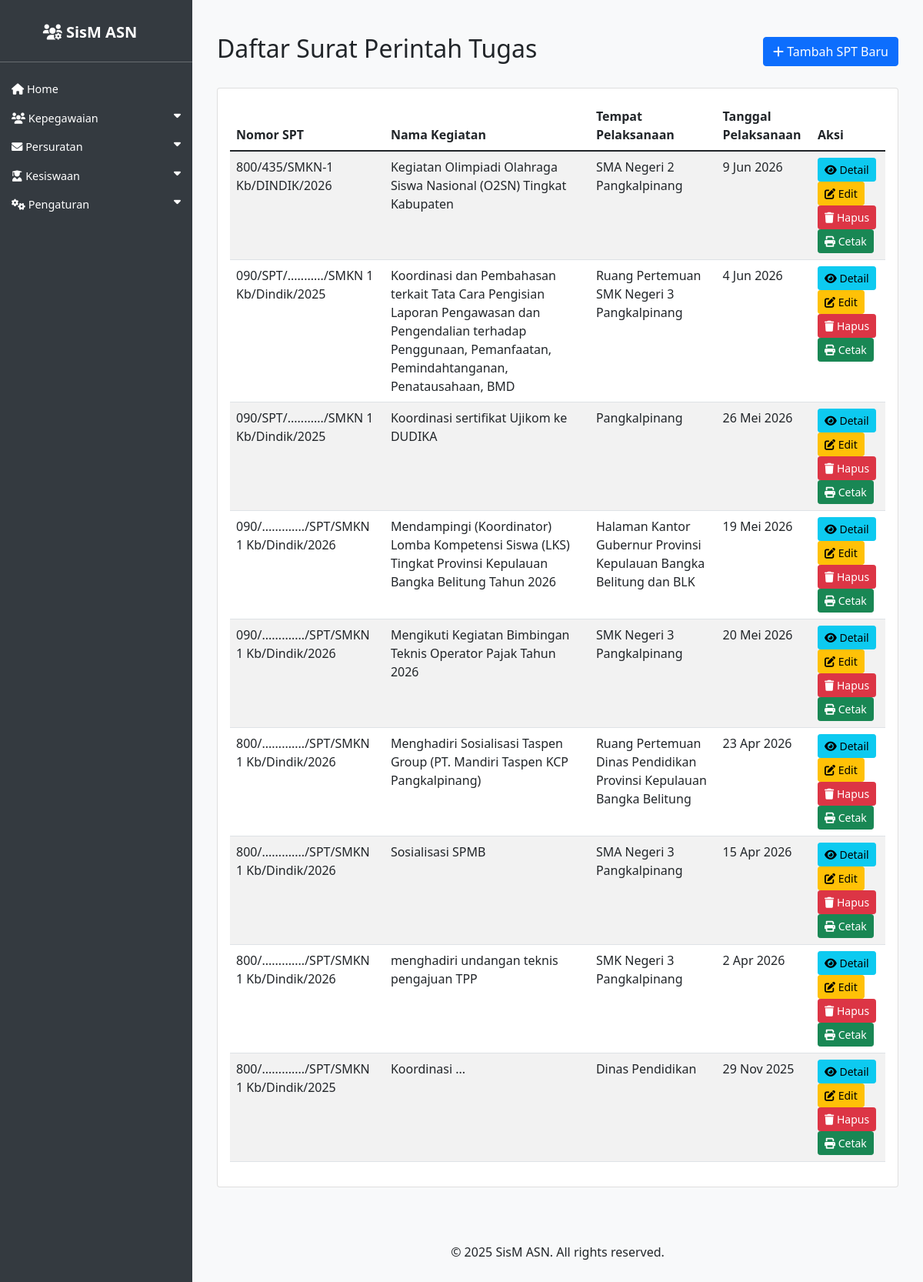
The app's page /asn/spt/ with its own data.
### asn_app/models.py (models this page shows, shortened)
class SuratPerintahTugas(models.Model):
    peserta = models.ManyToManyField(ASN, related_name='spt_peserta', verbose_name='Peserta')
    dasar_surat = models.TextField(verbose_name='Dasar Surat')
    nomor_spt = models.CharField(max_length=50, verbose_name='Nomor SPT')
    tempat_pelaksanaan = models.CharField(max_length=100, verbose_name='Tempat Pelaksanaan')
    waktu_pelaksanaan = models.DateTimeField(verbose_name='Waktu Pelaksanaan')
    tanggal_pelaksanaan = models.DateField(verbose_name='Tanggal Pelaksanaan')
    tanggal_akhir_pelaksanaan = models.DateField(verbose_name='Tanggal Akhir Pelaksanaan', null=True, blank=True)
    nama_kegiatan = models.CharField(max_length=200, verbose_name='Nama Kegiatan')
    tempat_ditetapkan = models.CharField(max_length=100, verbose_name='Tempat Ditetapkan')
    tanggal_ditetapkan = models.DateField(verbose_name='Tanggal Ditetapkan')
    penandatangan = models.ForeignKey(ASN, on_delete=models.SET_NULL, blank=True, null=True, related_name='spt_penandatangan', verbose_name='Penandatangan')
    kuasa_pengguna_anggaran = models.ForeignKey(ASN, on_delete=models.SET_NULL, blank=True, null=True, related_name='spt_kuasa_pengguna_anggaran', verbose_name='Kuasa Pengguna Anggaran')
    kop_surat = models.ForeignKey(KopSurat, on_delete=models.SET_NULL, blank=True, null=True, verbose_name='Kop Surat')
    latar_belakang = models.TextField(verbose_name='Latar Belakang', blank=True, null=True)
    maksud_dan_tujuan = models.TextField(verbose_name='Maksud dan Tujuan', blank=True, null=True)
    hasil_yang_dicapai = models.TextField(verbose_name='Hasil yang Dicapai', blank=True, null=True)
    kesimpulan_dan_saran = models.TextField(verbose_name='Kesimpulan dan Saran', blank=True, null=True)
    penutup = models.TextField(verbose_name='Penutup', blank=True, null=True)
    tanggal_dibuat_laporan = models.DateField(verbose_name='Tanggal Dibuat Laporan', blank=True, null=True)
    SIFAT_SURAT_CHOICES = [
        ('Biasa', 'Biasa'),
        ('Penting', 'Penting'),
        ('Rahasia', 'Rahasia'),
    ]
    sifat_surat = models.CharField(max_length=10, choices=SIFAT_SURAT_CHOICES, default='Biasa', verbose_name='Sifat Surat')
    created_at = models.DateTimeField(auto_now_add=True)
    updated_at = models.DateTimeField(auto_now=True)

### asn_app/views.py (the view)
# urls.py: path('spt/', views.spt_list, name='spt_list'),
def spt_list(request):
    spt_list = SuratPerintahTugas.objects.all().order_by('-created_at')
    return render(request, 'asn_app/spt_list.html', {'spt_list': spt_list})

### asn_app/templates/asn_app/spt_list.html
{% extends 'asn_app/base.html' %}
{% load i18n %}
{% load indonesian_date_tags %}
{% block content %}
<div class="container mt-4">
    <div class="row">
        <div class="col-md-12">
            <div class="d-flex justify-content-between align-items-center mb-4">
                <h2>Daftar Surat Perintah Tugas</h2>
                <a href="{% url 'spt_create' %}" class="btn btn-primary">
                    <i class="fas fa-plus"></i> Tambah SPT Baru
                </a>
            </div>
            <div class="card">
                <div class="card-body">
                    {% if spt_list %}
                        <div class="table-responsive">
                            <table class="table table-striped">
                                <thead>
                                    <tr>
                                        <th>Nomor SPT</th>
                                        <th>Nama Kegiatan</th>
                                        <th>Tempat Pelaksanaan</th>
                                        <th>Tanggal Pelaksanaan</th>
                                        <th>Aksi</th>
                                    </tr>
                                </thead>
                                <tbody>
                                    {% for spt in spt_list %}
                                    <tr>
                                        <td>{{ spt.nomor_spt }}</td>
                                        <td>{{ spt.nama_kegiatan }}</td>
                                        <td>{{ spt.tempat_pelaksanaan }}</td>
                                        <td>{{ spt.tanggal_pelaksanaan|indonesian_date:"%d %b %Y" }}</td>
                                        <td>
                                            <a href="{% url 'spt_detail' spt.pk %}" class="btn btn-sm btn-info">
                                                <i class="fas fa-eye"></i> Detail
                                            </a>
                                            <a href="{% url 'spt_update' spt.pk %}" class="btn btn-sm btn-warning">
                                                <i class="fas fa-edit"></i> Edit
                                            </a>
                                            <a href="{% url 'spt_delete' spt.pk %}" class="btn btn-sm btn-danger">
                                                <i class="fas fa-trash"></i> Hapus
                                            </a>
                                            <a href="{% url 'spt_export_pdf' spt.pk %}" class="btn btn-sm btn-success">
                                                <i class="fas fa-print"></i> Cetak
                                            </a>
                                        </td>
                                    </tr>
                                    {% endfor %}
                                </tbody>
                            </table>
                        </div>
                    {% else %}
                        <div class="text-center py-5">
                            <i class="fas fa-file-alt fa-3x text-muted mb-3"></i>
                            <h5 class="text-muted">Belum ada data SPT</h5>
                            <a href="{% url 'spt_create' %}" class="btn btn-primary">Tambah SPT Pertama</a>
                        </div>
                    {% endif %}
                </div>
            </div>
        </div>
    </div>
</div>
{% endblock %}

### asn_app/templates/asn_app/base.html (style rules this page uses)
body { display: flex; min-height: 100vh; flex-direction: column; background-color: #f8f9fa; }

### records on screen
SuratPerintahTugas: nomor_spt "800/435/SMKN-1 Kb/DINDIK/2026", nama_kegiatan "Kegiatan Olimpiadi Olahraga Siswa Nasional (O2SN) Tingkat Kabupaten", tempat_pelaksanaan "SMA Negeri 2 Pangkalpinang", tanggal_pelaksanaan|indonesian_date "9 Jun 2026"
SuratPerintahTugas: nomor_spt "090/SPT/.........../SMKN 1 Kb/Dindik/2025", nama_kegiatan "Koordinasi dan Pembahasan terkait Tata Cara Pengisian Laporan Pengawasan dan Pengendalian terhadap Penggunaan, Pemanfaatan, Pemindahtanganan, Penatausahaan, BMD", tempat_pelaksanaan "Ruang Pertemuan SMK Negeri 3 Pangkalpinang", tanggal_pelaksanaan|indonesian_date "4 Jun 2026"
SuratPerintahTugas: nomor_spt "090/SPT/.........../SMKN 1 Kb/Dindik/2025", nama_kegiatan "Koordinasi sertifikat Ujikom ke DUDIKA", tempat_pelaksanaan "Pangkalpinang", tanggal_pelaksanaan|indonesian_date "26 Mei 2026"
SuratPerintahTugas: nomor_spt "090/............./SPT/SMKN 1 Kb/Dindik/2026", nama_kegiatan "Mendampingi (Koordinator) Lomba Kompetensi Siswa (LKS) Tingkat Provinsi Kepulauan Bangka Belitung Tahun 2026", tempat_pelaksanaan "Halaman Kantor Gubernur Provinsi Kepulauan Bangka Belitung dan BLK", tanggal_pelaksanaan|indonesian_date "19 Mei 2026"
SuratPerintahTugas: nomor_spt "090/............./SPT/SMKN 1 Kb/Dindik/2026", nama_kegiatan "Mengikuti Kegiatan Bimbingan Teknis Operator Pajak Tahun 2026", tempat_pelaksanaan "SMK Negeri 3 Pangkalpinang", tanggal_pelaksanaan|indonesian_date "20 Mei 2026"
SuratPerintahTugas: nomor_spt "800/............./SPT/SMKN 1 Kb/Dindik/2026", nama_kegiatan "Menghadiri Sosialisasi Taspen Group (PT. Mandiri Taspen KCP Pangkalpinang)", tempat_pelaksanaan "Ruang Pertemuan Dinas Pendidikan Provinsi Kepulauan Bangka Belitung", tanggal_pelaksanaan|indonesian_date "23 Apr 2026"
SuratPerintahTugas: nomor_spt "800/............./SPT/SMKN 1 Kb/Dindik/2026", nama_kegiatan "Sosialisasi SPMB", tempat_pelaksanaan "SMA Negeri 3 Pangkalpinang", tanggal_pelaksanaan|indonesian_date "15 Apr 2026"
SuratPerintahTugas: nomor_spt "800/............./SPT/SMKN 1 Kb/Dindik/2026", nama_kegiatan "menghadiri undangan teknis pengajuan TPP", tempat_pelaksanaan "SMK Negeri 3 Pangkalpinang", tanggal_pelaksanaan|indonesian_date "2 Apr 2026"
SuratPerintahTugas: nomor_spt "800/............./SPT/SMKN 1 Kb/Dindik/2025", nama_kegiatan "Koordinasi ...", tempat_pelaksanaan "Dinas Pendidikan", tanggal_pelaksanaan|indonesian_date "29 Nov 2025"
